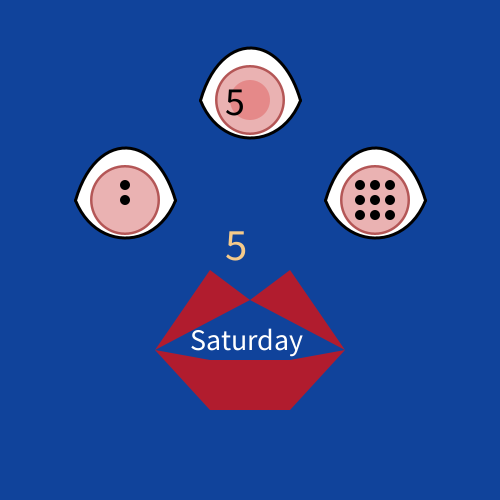
Frame 1 (no input)
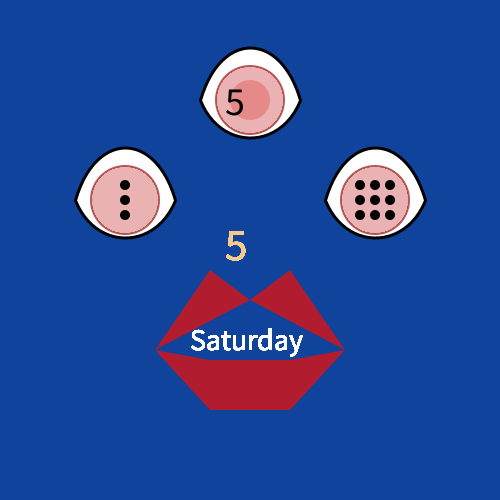
Frame 60 (the mouse pressed at the canvas centre just before this capture)
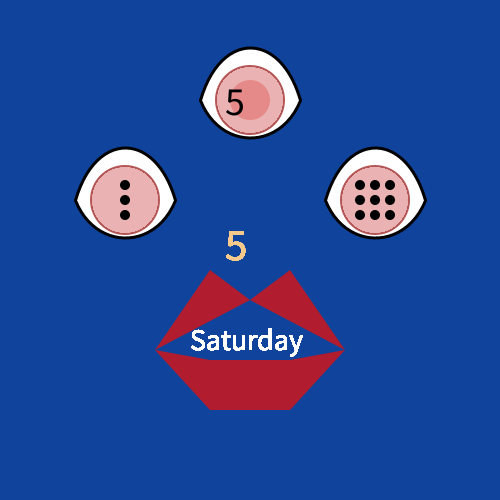
Frame 120 (the mouse held since frame 60 and released just before this capture)

The Processing sketch that drew these frames (run headless with seeded random() and noise(); from frame 60 on, the mouse is pressed at the canvas centre):

// Processing sketch: processing_116716
// ── processing_116716.pde

import java.util.Calendar;

int s;
int s2;
int m;
void setup()

{

  size(500, 500);

  background(16, 67, 155);

  smooth();

  

  

    fill(255, 255, 255);

  stroke(0);

  strokeWeight(3);

  

  bezier(200, 100, 220, 30, 280, 30, 300, 100);

  bezier(200, 100, 220, 150, 280, 150, 300, 100);

  

  bezier(75, 200, 95, 130, 155, 130, 175, 200);

  bezier(75, 200, 95, 250, 155, 250, 175, 200);

  

  bezier(325, 200, 345, 130, 405, 130, 425, 200);

  bezier(325, 200, 345, 250, 405, 250, 425, 200);

  

  fill(177, 28, 46);

  noStroke();

  triangle(250, 300, 210, 270, 155, 350);

  triangle(250, 300, 290, 270, 345, 350);

  quad(210, 360, 290, 360, 290, 410, 210, 410);

  triangle(210, 360, 210, 410, 155, 350);

  triangle(290, 360, 290, 410, 345, 350);

  

  noStroke();

  fill(180, 86, 86);

  ellipse(250, 100, 70, 70);

  ellipse(125, 200, 70, 70);

  ellipse(375, 200, 70, 70);

  

}




void draw()

{

  noStroke();

  

  fill(234, 178, 178);

  ellipse(250, 100, 65, 65);

  ellipse(125, 200, 65, 65);

  ellipse(375, 200, 65, 65);
  
  fill(216, 28, 28, 70);
  ellipse(250, 100, 40, 40);

  

  fill(0);
  textSize(40);
  text(minute(), 225, 115);
  
  fill(245, 202, 138);
  textSize(45);
  text(hour(), 225, 260);
  
  /*fill(245, 202, 138);
  textSize(40);
  text(day(), 200, 300);
  /*
  if (s>=1){
  ellipse(250, 100, 10, 10);}
  if (s>=2){
  ellipse(250, 85, 10, 10);}
  if (s>=3){
  ellipse(250, 115, 10, 10);}
  if (s>=4){
  ellipse(235, 100, 10, 10);}
  if (s>=5){
  ellipse(265, 100, 10, 10);}
  if (s>=6){
  ellipse(235, 85, 10, 10);}
  if (s>=7){
  ellipse(265, 115, 10, 10);}
  if (s>=8){
  ellipse(265, 85, 10, 10);}
  if (s>=9){
  ellipse(235, 115, 10, 10);}*/

  fill(0);
  s = second()/10;
  if (s>=1){
  ellipse(125, 200, 10, 10);}
  if (s>=2){
  ellipse(125, 185, 10, 10);}
  if (s>=3){
  ellipse(125, 215, 10, 10);}
  if (s>=4){
  ellipse(110, 200, 10, 10);}
  if (s>=5){
  ellipse(140, 200, 10, 10);}
/*
  ellipse(110, 185, 10, 10);

  ellipse(140, 215, 10, 10);

  ellipse(140, 185, 10, 10);

  ellipse(110, 215, 10, 10);
*/
  
   s = second();
  if (s>=1){
  ellipse(375, 200, 10, 10);}
  if (s>=2){
  ellipse(375, 185, 10, 10);}
  if (s>=3){
  ellipse(375, 215, 10, 10);}
  if (s>=4){
  ellipse(360, 200, 10, 10);}
  if (s>=5){
  ellipse(390, 200, 10, 10);}
  if (s>=6){
  ellipse(360, 185, 10, 10);}
  if (s>=7){
  ellipse(390, 215, 10, 10);}
  if (s>=8){
  ellipse(390, 185, 10, 10);}
  if (s>=9){
  ellipse(360, 215, 10, 10);}
  
  
   Calendar calendar = Calendar.getInstance();
  int day = calendar.get(Calendar.DAY_OF_WEEK);
  fill(255, 255, 255);
  textSize(30);
  if (day==1)
  {
    text("Sunday", 190, 350);
  }
  if (day==2)
  {
    text("Monday", 190, 350);
  }
    if (day==3)
  {
    text("Tuesday", 190, 350);
  }
  if (day==4)
  {
    text("Wednesday", 190, 350);
  }
    if (day==5)
  {
    text("Thursday", 190, 350);
  }
  if (day==6)
  {
    text("Friday", 190, 350);
  }
  if (day==7)
  {
    text("Saturday", 190, 350);
  }
}
